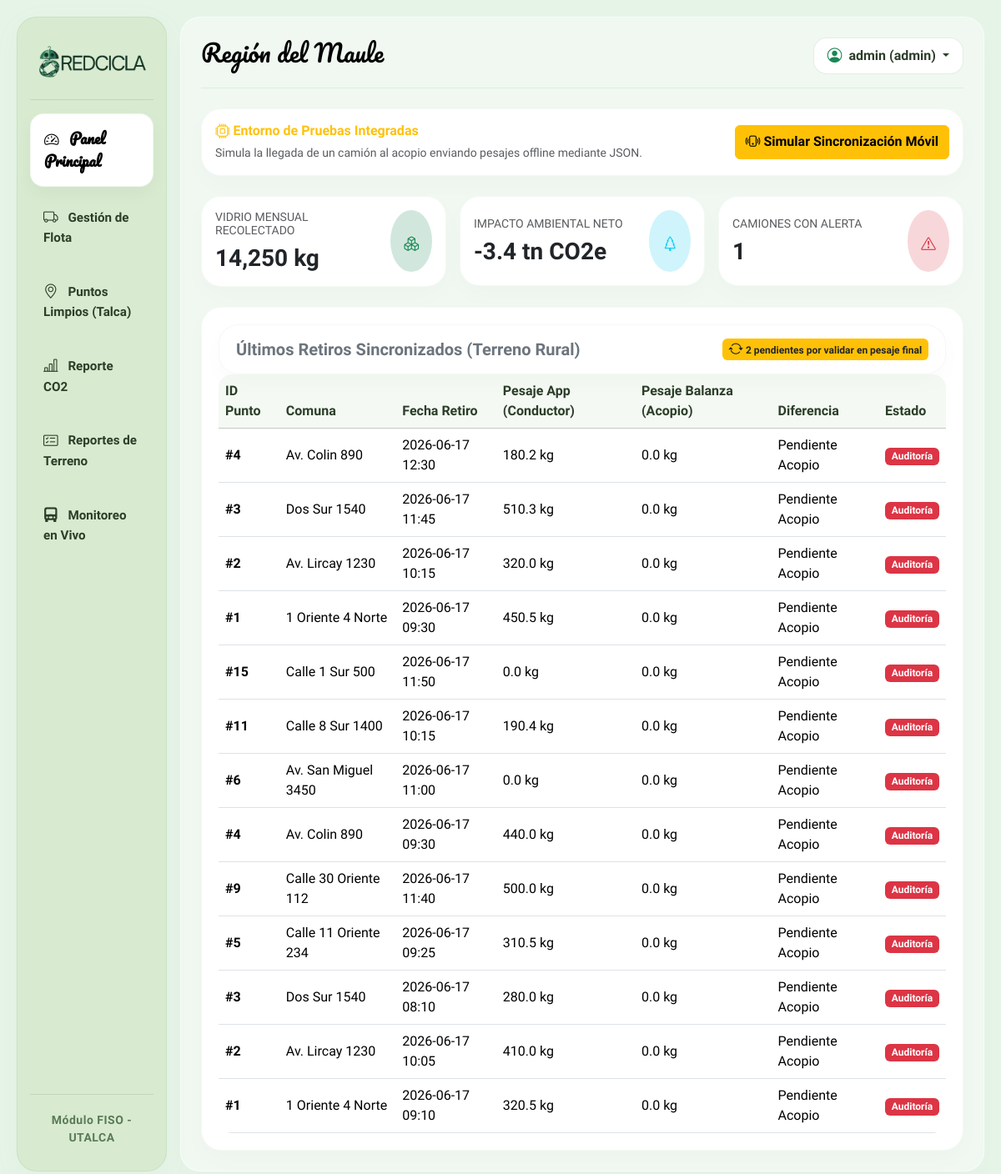
The page / (signed in) on the database its author committed.
### tables this page shows
CREATE TABLE registros_retiro (
        id INTEGER PRIMARY KEY AUTOINCREMENT, ruta_activa_id INTEGER, punto_id INTEGER,
        fecha_hora TEXT NOT NULL, cantidad_retirada REAL, ruta_img_antes TEXT, ruta_img_despues TEXT,
        estado TEXT DEFAULT 'Pendiente',
        FOREIGN KEY(ruta_activa_id) REFERENCES rutas_activas(id), FOREIGN KEY(punto_id) REFERENCES puntos_reciclaje(id));

CREATE TABLE puntos_reciclaje (
        id INTEGER PRIMARY KEY AUTOINCREMENT, ruta_id INTEGER, zona_id INTEGER, direccion TEXT,
        latitud REAL, longitud REAL, intervalo_recoleccion INTEGER, fecha_ultima_recoleccion TEXT, estado INTEGER DEFAULT 1,
        FOREIGN KEY(ruta_id) REFERENCES rutas(id), FOREIGN KEY(zona_id) REFERENCES zonas(id));

### main.py (the view)
@app.route('/')
def dashboard():
    if 'usuario_nombre' not in session:
        return redirect(url_for('login'))
    try:
        conexion = sqlite3.connect(DB_PATH)
        cursor = conexion.cursor()
        cursor.execute('''
            SELECT r.punto_id, p.direccion, r.fecha_hora, r.cantidad_retirada, 0.0, r.estado
            FROM registros_retiro r
            JOIN puntos_reciclaje p ON r.punto_id = p.id
            ORDER BY r.id DESC
        ''')
        retiros_db = cursor.fetchall()
    except Exception as e:
        retiros_db = []
    finally:
        if 'conexion' in locals():
            conexion.close()
    return render_template('dashboard.html', retiros=retiros_db, nombre=session.get('usuario_nombre'), rol=session.get('usuario_rol'))

### templates/dashboard.html (shortened to what this page needs)
{% extends 'base.html' %}
{% block content %}
<div class="mb-4 p-3 bg-white rounded shadow-sm d-flex justify-content-between align-items-center border border-warning">
    <div>
        <h6 class="mb-1 text-warning fw-bold"><i class="bi bi-cpu"></i> Entorno de Pruebas Integradas</h6>
        <p class="mb-0 text-muted small">Simula la llegada de un camión al acopio enviando pesajes offline mediante JSON.</p>
    </div>
    <button onclick="simularEnvioCelular()" class="btn btn-warning fw-bold">
        <i class="bi bi-phone-vibrate"></i> Simular Sincronización Móvil
    </button>
</div>
<div class="row g-3 mb-4">
    <div class="col-md-4">
        <div class="card border-0 shadow-sm p-3 border-start border-4 border-success">
            <div class="d-flex justify-content-between align-items-center">
                <div>
                    <h6 class="text-muted text-uppercase small">Vidrio Mensual Recolectado</h6>
                    <h3 class="fw-bold text-dark mb-0">14,250 kg</h3>
                </div>
                <div class="bg-success-subtle p-3 rounded-circle text-success fs-3">
                    <i class="bi bi-boxes"></i>
                </div>
            </div>
        </div>
    </div>
    <div class="col-md-4">
        <div class="card border-0 shadow-sm p-3 border-start border-4 border-info">
            <div class="d-flex justify-content-between align-items-center">
                <div>
                    <h6 class="text-muted text-uppercase small">Impacto Ambiental Neto</h6>
                    <h3 class="fw-bold text-dark mb-0">-3.4 tn CO2e</h3>
                </div>
                <div class="bg-info-subtle p-3 rounded-circle text-info fs-3">
                    <i class="bi bi-tree"></i>
                </div>
            </div>
        </div>
    </div>
    <div class="col-md-4">
        <div class="card border-0 shadow-sm p-3 border-start border-4 border-danger">
            <div class="d-flex justify-content-between align-items-center">
                <div>
                    <h6 class="text-muted text-uppercase small">Camiones con Alerta</h6>
                    <h3 class="fw-bold text-dark mb-0">1</h3>
                </div>
                <div class="bg-danger-subtle p-3 rounded-circle text-danger fs-3">
                    <i class="bi bi-exclamation-triangle"></i>
                </div>
            </div>
        </div>
    </div>
</div>
<div class="card border-0 shadow-sm">
    <div class="card-header bg-white py-3 d-flex justify-content-between align-items-center">
        <h5 class="mb-0 text-secondary fw-bold">Últimos Retiros Sincronizados (Terreno Rural)</h5>
        <span class="badge bg-warning text-dark"><i class="bi bi-arrow-repeat"></i> 2 pendientes por validar en pesaje final</span>
    </div>
    <div class="table-responsive">
        <table class="table table-hover align-middle mb-0">
            <thead class="table-light">
                <tr>
                    <th>ID Punto</th>
                    <th>Comuna</th>
                    <th>Fecha Retiro</th>
                    <th>Pesaje App (Conductor)</th>
                    <th>Pesaje Balanza (Acopio)</th>
                    <th>Diferencia</th>
                    <th>Estado</th>
                </tr>
            </thead>
            <tbody>
                {% for r in retiros %}
                <tr>
                    <td><span class="fw-bold">#{{ r[0] }}</span></td>
                    <td>{{ r[1] }}</td>
                    <td>{{ r[2] }}</td>
                    <td>{{ r[3] }} kg</td>
                    <td>{{ r[4] }} kg</td>
                    <td>
                        {% if r[4] == 0 %}
                            Pendiente Acopio
                        {% else %}
                            {{ r[3] | float | round(2) }} kg
                        {% endif %}
                    </td>
                    <td>
                        {% if r[5] == 'Validado' %}
                            <span class="badge bg-success">Validado</span>
                        {% else %}
                            <span class="badge bg-danger">Auditoría</span>
                        {% endif %}
                    </td>
                </tr>
                {% endfor %}
            </tbody>
        </table>
    </div>
</div>
{% endblock %}

### templates/base.html (shortened to what this page needs)
<!DOCTYPE html>
<html lang="es">
<head>
    <link href="https://cdn.jsdelivr.net/npm/bootstrap@5.3.2/dist/css/bootstrap.min.css" rel="stylesheet">
    <link rel="stylesheet" href="https://cdn.jsdelivr.net/npm/bootstrap-icons@1.11.1/font/bootstrap-icons.css">
</head>
<body>
    <div class="container-fluid main-wrapper">
        <div class="row g-3">
            <div class="col-md-3 col-lg-2">
                <div class="sidebar d-flex flex-column h-100">
                    <div class="text-center my-2">
                        <img src="{{ url_for('static', filename='images/LOGO_TEXTO_BESIDE.png') }}"
                             alt="Logo RedCicla"
                             class="img-fluid px-2"
                             style="max-height: 52px; object-fit: contain;">
                    </div>
                    <hr style="opacity: 0.1; background-color: var(--color-primary-green);">
                    <ul class="nav nav-pills flex-column mb-auto gap-2">
                        <li>
                            <a href="/" class="nav-link p-3 {% if request.path == '/' %}nav-active{% endif %}">
                                <i class="bi bi-speedometer2 me-2"></i> Panel Principal
                            </a>
                        </li>
                        <li>
                            <a href="/flota" class="nav-link p-3 {% if request.path == '/flota' %}nav-active{% endif %}">
                                <i class="bi bi-truck me-2"></i> Gestión de Flota
                            </a>
                        </li>
                        <li>
                            <a href="/puntos" class="nav-link p-3 {% if request.path == '/puntos' %}nav-active{% endif %}">
                                <i class="bi bi-geo-alt me-2"></i> Puntos Limpios (Talca)
                            </a>
                        </li>
                        <li>
                            <a href="/reporte-co2" class="nav-link p-3 {% if request.path == '/reporte-co2' %}nav-active{% endif %}">
                                <i class="bi bi-bar-chart-line me-2"></i> Reporte CO2
                            </a>
                        </li>
                        <li>
                            <a href="{{ url_for('reportes_terreno') }}" class="nav-link p-3 {% if request.path == '/reportes-terreno' %}nav-active{% endif %}">
                                <i class="bi bi-card-checklist me-2"></i> Reportes de Terreno
                            </a>
                        </li>
                        <li>
                            <a href="{{ url_for('monitoreo_rutas') }}" class="nav-link p-3 {% if request.path == '/monitoreo' %}nav-active{% endif %}">
                                <i class="bi bi-truck-front-fill me-2"></i> Monitoreo en Vivo
                            </a>
                        </li>
                    </ul>
                    <hr style="opacity: 0.1; background-color: var(--color-primary-green);">
                    <div class="small text-center brand-footer py-1">Módulo FISO - UTALCA</div>
                </div>
            </div>
            <div class="col-md-9 col-lg-10">
                <div class="h-100 p-4" style="background-color: rgba(255, 255, 255, 0.4); border-radius: var(--ios-bubble-radius); border: 1px solid rgba(255,255,255,0.5); box-shadow: 0 15px 35px rgba(0,0,0,0.01);">
                    <div class="d-flex justify-content-between align-items-center mb-4 pb-3 border-bottom" style="border-color: rgba(121, 174, 111, 0.15) !important;">
                        <h2 class="section-title">Región del Maule</h2>
                        <div class="dropdown">
                            <button class="btn btn-profile dropdown-toggle fw-bold px-3 py-2" type="button" data-bs-toggle="dropdown">
                                <i class="bi bi-person-circle me-1 text-success"></i> {{ session.get('usuario_nombre') }} ({{ session.get('usuario_rol') }})
                            </button>
                        </div>
                    </div>
                    {% block content %}
                    {% endblock %}
                </div>
            </div>
        </div>
    </div>
</body>
</html>

### templates/base.html (style rules this page uses)
:root { --color-bg-light: #e6f4e8; --color-sidebar-combine: #d8ebd0; --color-primary-green: #79AE6F; --color-bubble-bg: #ffffff; --color-dark: #000000; --color-red: #b21c19; --ios-bubble-radius: 24px; --ios-pill-radius: 16px; }
body { font-family: 'Quicksand', sans-serif; background-color: var(--color-bg-light); min-height: 100vh; color: #1c1c1e; overflow-x: hidden; }
.main-wrapper { padding: 20px; min-height: 100vh; }
.sidebar { background-color: var(--color-sidebar-combine) !important; border-radius: var(--ios-bubble-radius); box-shadow: 0 8px 32px rgba(121, 174, 111, 0.05); border: 1px solid rgba(121, 174, 111, 0.15); padding: 25px 15px; }
.sidebar a { color: #2c3e29; text-decoration: none; font-weight: 700; font-size: 0.95rem; border-radius: var(--ios-pill-radius) !important; transition: all 0.25s cubic-bezier(0.4, 0, 0.2, 1); }
.nav-active { background-color: var(--color-bubble-bg) !important; color: var(--color-dark) !important; font-family: 'Pacifico', cursive; font-size: 1.1rem !important; box-shadow: 0 8px 20px rgba(0, 0, 0, 0.04); border: 1px solid rgba(121, 174, 111, 0.1); }
.brand-footer { font-weight: 700; color: #5a7a55; letter-spacing: 0.5px; }
.section-title { font-family: 'Pacifico', cursive; color: var(--color-dark); font-size: 1.8rem; }
.btn-profile { border: 1px solid rgba(121, 174, 111, 0.2) !important; color: #2c3e29 !important; background-color: var(--color-bubble-bg); border-radius: var(--ios-pill-radius); font-weight: 600; transition: all 0.2s ease; }
.card, .bg-white { background-color: var(--color-bubble-bg) !important; border-radius: var(--ios-bubble-radius) !important; border: 1px solid rgba(121, 174, 111, 0.08) !important; box-shadow: 0 10px 30px rgba(0, 0, 0, 0.02) !important; padding: 20px; animation: fadeInUp 0.4s cubic-bezier(0.16, 1, 0.3, 1) both; }
.bi { font-size: 1.1rem; vertical-align: -1px; }
.table-responsive { border-radius: var(--ios-pill-radius); overflow: hidden; }
.table { margin-bottom: 0; --bs-table-bg: var(--color-bubble-bg) !important; }
.table-light { --bs-table-bg: #f4f9f3 !important; --bs-table-color: #2c3e29 !important; }

### rows shown on the page
registros_retiro: punto "4", direccion "Av. Colin 890", fecha_hora "2026-06-17 12:30", cantidad_retirada "180.2", r "0.0", estado "Auditoría"
registros_retiro: punto "3", direccion "Dos Sur 1540", fecha_hora "2026-06-17 11:45", cantidad_retirada "510.3", r "0.0", estado "Auditoría"
registros_retiro: punto "2", direccion "Av. Lircay 1230", fecha_hora "2026-06-17 10:15", cantidad_retirada "320.0", r "0.0", estado "Auditoría"
registros_retiro: punto "1", direccion "1 Oriente 4 Norte", fecha_hora "2026-06-17 09:30", cantidad_retirada "450.5", r "0.0", estado "Auditoría"
registros_retiro: punto "15", direccion "Calle 1 Sur 500", fecha_hora "2026-06-17 11:50", cantidad_retirada "0.0", shows "Auditoría"
registros_retiro: punto "11", direccion "Calle 8 Sur 1400", fecha_hora "2026-06-17 10:15", cantidad_retirada "190.4", r "0.0", estado "Auditoría"
registros_retiro: punto "6", direccion "Av. San Miguel 3450", fecha_hora "2026-06-17 11:00", cantidad_retirada "0.0", shows "Auditoría"
registros_retiro: punto "4", direccion "Av. Colin 890", fecha_hora "2026-06-17 09:30", cantidad_retirada "440.0", r "0.0", estado "Auditoría"
registros_retiro: punto "9", direccion "Calle 30 Oriente 112", fecha_hora "2026-06-17 11:40", cantidad_retirada "500.0", r "0.0", estado "Auditoría"
registros_retiro: punto "5", direccion "Calle 11 Oriente 234", fecha_hora "2026-06-17 09:25", cantidad_retirada "310.5", r "0.0", estado "Auditoría"
registros_retiro: punto "3", direccion "Dos Sur 1540", fecha_hora "2026-06-17 08:10", cantidad_retirada "280.0", r "0.0", estado "Auditoría"
registros_retiro: punto "2", direccion "Av. Lircay 1230", fecha_hora "2026-06-17 10:05", cantidad_retirada "410.0", r "0.0", estado "Auditoría"
registros_retiro: punto "1", direccion "1 Oriente 4 Norte", fecha_hora "2026-06-17 09:10", cantidad_retirada "320.5", r "0.0", estado "Auditoría"

### other values the page prints
{{ session.get('usuario_nombre') }} "admin"
{{ session.get('usuario_rol') }} "admin"
